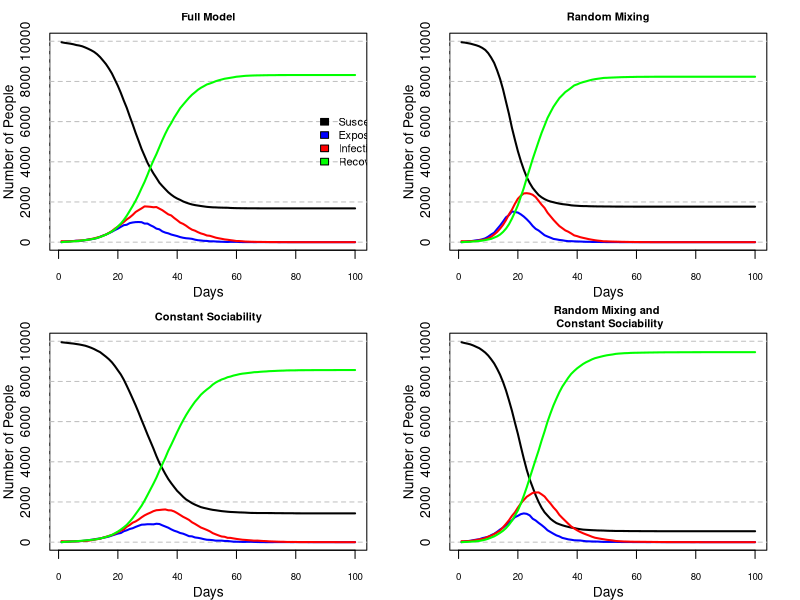

The R source for this figure:
# [redacted]

# [redacted]
# [redacted]
# [redacted]
# We all collectively debugged, reviewed each others sections, and made improvements

# [redacted]

prob_of_link <- function(i, j, b, n_c ){
  ## the probability of person i and person j meeting 
  # b   - the sociability parameters for the whole population
  # i,j - locations of person i and person j in b
  #       (j can be a vector of people)
  # n_c - mean number of contacts per person
  n = length(b)# population size
  top = n_c*b[i]*b[j]
  bottom =  (n-1)*(mean(b)^2)
  top/bottom
}

get.net <- function(beta, nc=15){
  # Randomly creates a regular contact network from the sociabilitiy parameters
  # of the population
  # beta - sociability values for the whole population
  # nc   - average number of contacts per person
  #
  # returns: a list, network, where network[i] are the regular contacts of person i
  
  n <- length(beta) #size of the population
  network <- vector("list",n)
  
  #person i only considers the indices greater than i
  #this avoids both i and j considering i<->j  which would double the chance of 
  # a link being created
  for (i in 1:(n-1)){
    #omit people that already considered creating a link with i
    potential_contacts = (i+1):n
    #omit members of the same household, taking h from the outside environment
    same_household = which(h == h[i])
    potential_contacts = potential_contacts[!(potential_contacts %in% same_household) ]
    #get the chance of contact between i and the potential contacts
    # using their sociabilities
    chance_of_contact = prob_of_link(i, potential_contacts, beta, nc)
    # with that chance, i and j become regular contacts
    u <- runif(length(potential_contacts))
    contacts = potential_contacts[ u < chance_of_contact ]
    network[[i]] <- c( network[[i]], contacts  )
    # add person i into all of their contacts' contacts
    network[contacts] <- lapply(network[contacts], function(x) c(x, i) )
  }
  return( network )
}

nseir <- function(beta,h,alink,alpha=c(.1,.01,.01),delta=.2
                  ,gamma=.4,nc=15, nt = 100,pinf = .005){
  # Simulate the spread of an epidemic in a population under the SEIR model
  # beta  - a vector of sociability parameters for the whole population
  # h     - a vector of households where h[i] is the household of person i
  # alink - a list containing the regular contacts for each individual
  # alpha - the chance of an infectious person infecting a susceptible
  #          household member, regular contact, and person they randomly bump into,
  #          respectively
  # delta - the chance a person moves from Infectious to Recovered
  # gamma - the chance a person moves from Exposed to Infectious 
  # nc    - average number of regular contacts per person, used in random mixing
  # nt    - number of days to run the simulation for
  # pinf  - the proportion of the population that is Infectious initially
  #
  # Returns: a list with vectors S,E,I,R containing the containing the counts
  #         of people in each state each day, and a vector t storing the days
  
  n = length(beta) # population size
  S <- E <- I <- R <- rep(0, nt)
  # the state of each individual is recorded as 0/1/2/3 
  # encoding Susceptible/Exposed/Infectious/Recovered
  pop <- rep(0,n)
  # a random pinf proportion of the population start as infected,
  # the remainder are susceptible
  # if no-one starts out infected, this is a worthless simulation
  #so we hardcode at least one infection
  pop[sample(n, size = max(1, floor(n*pinf))) ] <- 2
  #record the first day
  S[1] <- sum(pop==0); I[1] <- sum(pop==2)
  # extract elements of alpha as explained above
  a_h <- alpha[1]; a_c <- alpha[2]; a_r <- alpha[3] 
  for (day in 2:nt){
    u <- runif(n)
    pop[ pop==2&u<delta ] <- 3 # Infectious -> Recovered
    pop[ pop==1&u<gamma ] <- 2 # Exposed -> Infectious
    
    currently_S <- which(pop==0); n_S <- length(currently_S)
    # each infectious person may infect the currently Susceptible
    for (infected in which(pop == 2)){
      u<- runif(n_S)
      #infects a susceptible person through random mixing
      # this chance of infection is the chance of meeting randomly times a_r
      pop[currently_S][ u<a_r*prob_of_link(infected, currently_S, beta, nc) ] <- 1
      #infects a susceptible member of their household
      pop[currently_S][ h[currently_S]==h[infected] & u<a_h ] <- 1
      #infects a susceptible regular contact
      pop[currently_S][ currently_S %in% alink[[infected]] & u<a_c ] <- 1
    }
    #record today's counts
    S[day] <- sum(pop==0); E[day] <- sum(pop==1)
    I[day] <- sum(pop==2); R[day] <- sum(pop==3)
  }
  return(list(S=S,E=E,I=I,R=R, t=1:nt))
}

plot_pop_change <- function(sim, pop_size, title="", show_legend = T){
  # Plots the number of people in each state S,E,I,R
  # over the course of the simulation
  # sim         - simulated output of nseir. a list with S,E,I,R,t each of length nt 
  #               storing the counts of people in each state for each day in t
  # pop_size    - the total population size
  # title       - a title for the plot
  # show_legend - include a legend or not
  # ...         - all other arguments are passed to plot

  #initialise an empty plot
  plot(NA,NA, type = "n", #show nothing yet
       xlim = range(sim$t), #days on X axis
       ylim = c(0,n), #number of people on the Y axis
       main = title,
       cex.main = .8, #reduce title size to 80%
       cex.axis = .7, #reduce axis label size to 70%
       xlab = "Days", 
       ylab = "Number of People",
       yaxt = "n" #dont add Y-ticks here-done below
  )
  #add dotted horizontal gridlines
  axis(2, tck = 1, lty = 2, col ="gray", gap.axis=1/4)
  # a colour for each state
  cols <-  c("black", "blue", "red", "green")
  states <- c("Susceptible", "Exposed", "Infectious", "Recovered")
  #draw a line of each state over time
  lines(sim$t, sim$S, lwd = 2, col = cols[1])
  lines(sim$t, sim$E, lwd = 2, col = cols[2])
  lines(sim$t, sim$I, lwd = 2, col = cols[3])
  lines(sim$t, sim$R, lwd = 2, col = cols[4])
  #add a legend
  legend(
    x = max(sim$t), y = n/2, # centre right
    xjust = .5, yjust = .5, # legend sits at the edge of the rhs
    legend = states, fill = cols,
    bty="n", #no box around the legend
    plot = show_legend, #show the legend on the plot or not
    cex = .8 #make the text smaller
  )
}


n =10000; h_max = 5 # maximum household size
#assign n people to households of sizes between 1-h_max
h = rep(1:n, times = sample(1:h_max, n, replace =TRUE))[1:n]
#randomly sample population sociability parameters
beta <- runif(n)
#create a regualar contacts network for this population
network <- get.net(beta)

#run 4 situations
#the full model has household, regular contacts and random mixing and there are
#different sociablility parameters for each person
realistic_mixing_variable_beta <- nseir(beta, h, network)
# the model with only random mixing but with a higher infection rate for random 
# mixing, again there are different sociablility parameters for each person
random_mixing_variable_beta <- nseir(beta, h, network, alpha=c(0,0,.04))
#now we assume the sociability parameters are a constant average value
beta_c <- rep(mean(beta), n)
# the model has household, regular contacts and random mixing but constant
# sociability
realistic_mixing_common_beta <- nseir(beta_c, h, network)
# the most simple model where there is only random mixing and constant sociability
random_mixing_common_beta <- nseir(beta_c, h, network, alpha=c(0,0,.04))

# save graphical state to reset it later
old_par <- par(no.readonly = TRUE) 
par(mfrow=c(2,2), #2x2 grid
  mar=c(3,3,2,2) # decrease the margins
  ,mgp=c(2,1,0) # bring axis labels closer to axes
)
#plot the 4 models for comparison
plot_pop_change(realistic_mixing_variable_beta, n,
                "Full Model")
#dont show the legends on the remaining plots
plot_pop_change(random_mixing_variable_beta, n, 
                "Random Mixing", F)
plot_pop_change(realistic_mixing_common_beta, n, 
                "Constant Sociability", F)
plot_pop_change(random_mixing_common_beta, n, 
                "Random Mixing and \n Constant Sociability", F)

par(old_par) # reset graphical state  


#The apparent effect of the household and network structure seems to be to smooth out
#the speed and intensity in which the disease propagates through the population.
#However, this could reasonably be attributed to the higher value for random mixing
#The relative size of people's households (at hmax=5) and networks (at nc=15)
#is a much smaller subset of the population that possible in random mixing.
#As a result, these social groups, despite higher infectiousness don't play as much
#of a role as the random mixing. Therefore when random mixing is made more infectious
#the disease is more aggressive, spikes higher and earlier than those that have
#these social networks considered and infectiousness broken up more across the three.
#The constant beta to have more of a noticeable effect when combined with the random
#mixing as it leads to many more people getting infected and pushes the peak infection
#date slightly to the right.


# If we run multiple simulation with the same parameters repeatedly we can 
# create confidence intervals on the counts per state each day.
# Simply get n simulations and go through each day and state, calculating upper 
# and lower quantiles for that state on that day from the n samples observed.
# the below function allows for that, and the function below it caters for 
# plotting such confidence intervals
# get_confidence_band_nseir <- function(n_reps, n_days, ...){
#   big_l <- list()
#   big_l$R <-  matrix(NA, nrow=n_reps, ncol=n_days)
#   big_l$S <- big_l$E <- big_l$I <- big_l$R
#   
#   for( i in 1:n_reps){
#     simu <- nseir(...)
#     big_l$S[i,] <- simu$S
#     big_l$E[i,] <- simu$E
#     big_l$I[i,] <- simu$I
#     big_l$R[i,] <- simu$R
#   }
#   
#   
#   simu_lower <- lapply(
#     big_l, 
#     function(state) {
#       apply(state, 2,
#             function(day_reps) quantile(day_reps,probs=c(.05))
#       )
#     }
#   )
#   simu_lower$t <- 1:n_days
#   
#   simu_upper <- lapply(
#     big_l, 
#     function(state) {
#       apply(state, 2,
#             function(day_reps) quantile(day_reps,probs=c(.95))
#       )
#     }
#   )
#   simu_upper$t<- 1:n_days
#   return( list(upper=simu_upper, lower = simu_lower) )
# }
# 
# plot_pop_change_bands <- function(simu_upper, simu_lower, pop_size){
#   
#   days = simu_upper$t
#   plot(NA,NA,
#        xlim=range(days),
#        ylim = c(0,pop_size),
#        type = "n", xlab = "Day", ylab = "N",
#        main = "Typical epidemic development"
#        #must put in a title
#   )
#   colours <-  c("black", "red", "blue", "purple")
#   #need to lower intensity/hue/strength of colours to see overlaps
#   states <- c("S", "E", "I", "R")
#   #doing them in different order as i want E and R on top
#   for (state in states[c(4,1,3,2)] ){
#     polygon(
#       x = c(days, rev(days)),
#       y = c(simu_lower[[state]], rev(simu_upper[[state]]) ),
#       col = colours[state==states]
#     )
#   }
#   legend(x=max(days), y = n/2,
#          legend = c("Susceptible", "Exposed", "Infectious", "Recovered"),
#          xjust = 1, yjust = .5,
#          fill = colours,
#          bty = "n"
#   )
# }